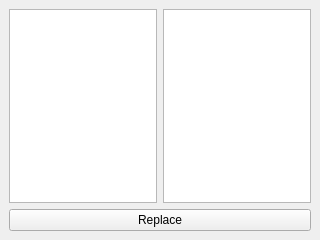
<?xml version="1.0" encoding="UTF-8"?>
<ui version="4.0">
 <class>MainWindow</class>
 <widget class="QMainWindow" name="MainWindow">
  <property name="geometry">
   <rect>
    <x>0</x>
    <y>0</y>
    <width>320</width>
    <height>240</height>
   </rect>
  </property>
  <property name="windowTitle">
   <string>MainWindow</string>
  </property>
  <widget class="QWidget" name="centralwidget">
   <layout class="QVBoxLayout" name="verticalLayout_2">
    <item>
     <layout class="QVBoxLayout" name="verticalLayout">
      <property name="leftMargin">
       <number>0</number>
      </property>
      <item>
       <layout class="QHBoxLayout" name="horizontalLayout">
        <property name="spacing">
         <number>6</number>
        </property>
        <property name="sizeConstraint">
         <enum>QLayout::SetDefaultConstraint</enum>
        </property>
        <item>
         <widget class="QTextBrowser" name="inputText">
          <property name="enabled">
           <bool>true</bool>
          </property>
          <property name="layoutDirection">
           <enum>Qt::LeftToRight</enum>
          </property>
          <property name="readOnly">
           <bool>false</bool>
          </property>
         </widget>
        </item>
        <item>
         <widget class="QTextBrowser" name="ouputText">
          <property name="placeholderText">
           <string/>
          </property>
         </widget>
        </item>
       </layout>
      </item>
      <item>
       <widget class="QPushButton" name="btnReplace">
        <property name="text">
         <string>Replace</string>
        </property>
       </widget>
      </item>
     </layout>
    </item>
   </layout>
  </widget>
 </widget>
 <resources/>
 <connections/>
</ui>
